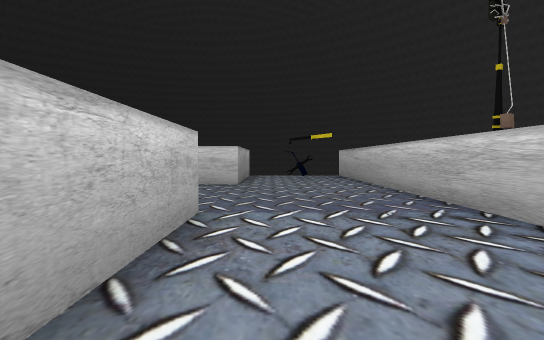
view 1 (above)

21 first-person views from a walk through a Unity game level. The camera is 1.5 m above the floor, tilts 2° down and sees 80° across. The floor is counted in squares, 2 m on a side. Each view is taken from the middle of a square. On the plan, view 1 faces up. The plan holds only what a view shows up to about 11 squares ahead; the rest is blank. The place goes on beyond the plan. The player character is not drawn. Some animated figures are left out. Some surface patterns are stand-ins.

view 2
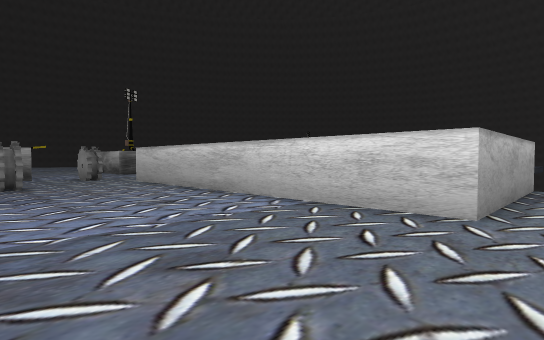

view 3
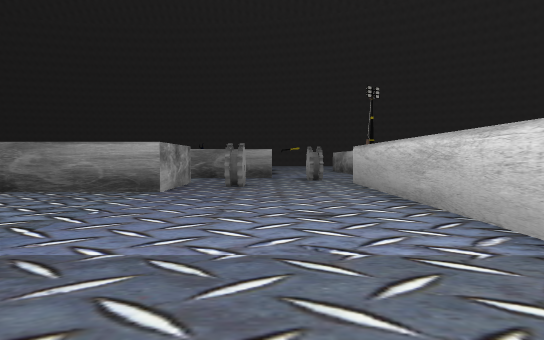

view 4
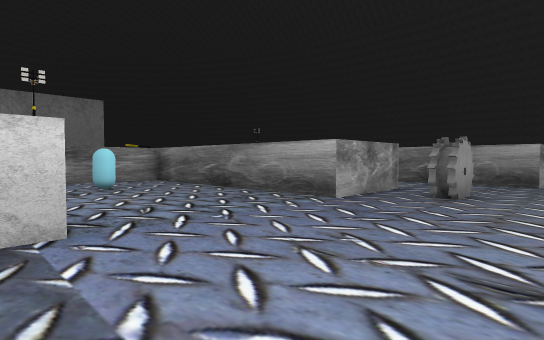

view 5
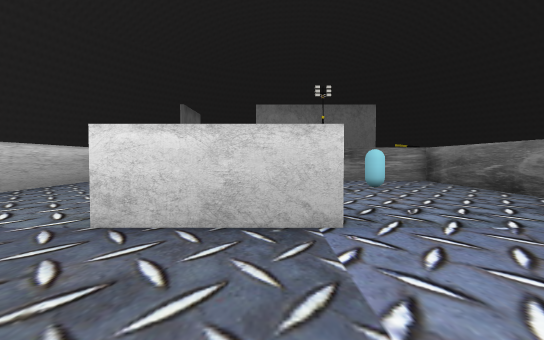

view 6
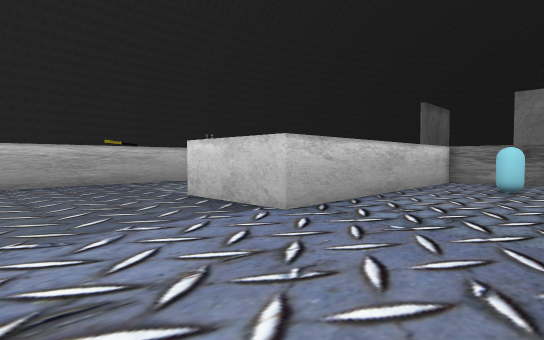

view 7
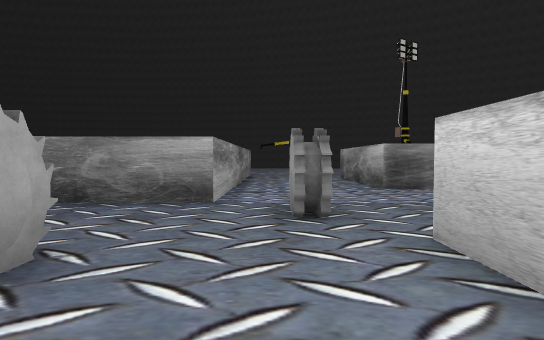

view 8
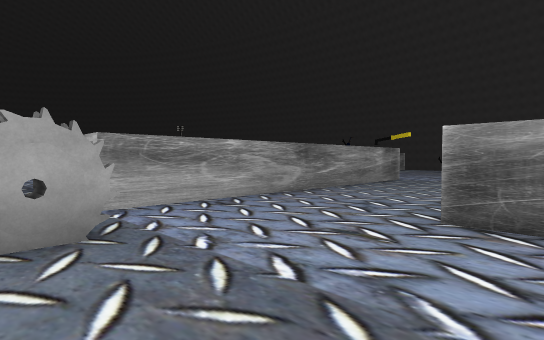

view 9
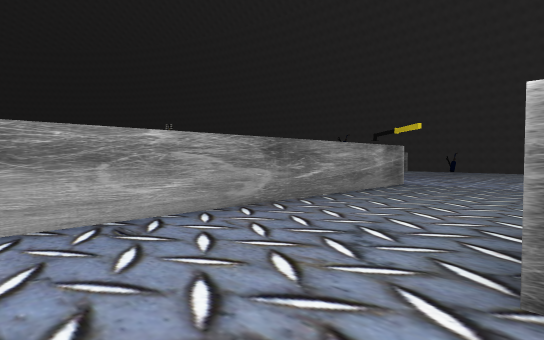

view 10
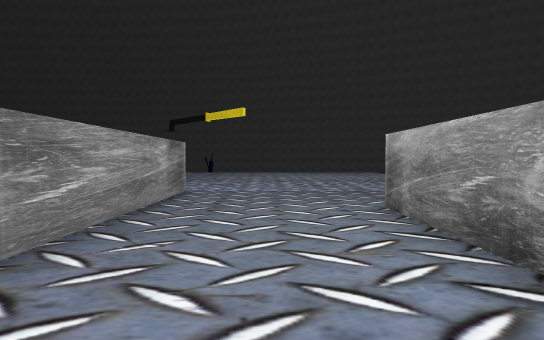

view 11
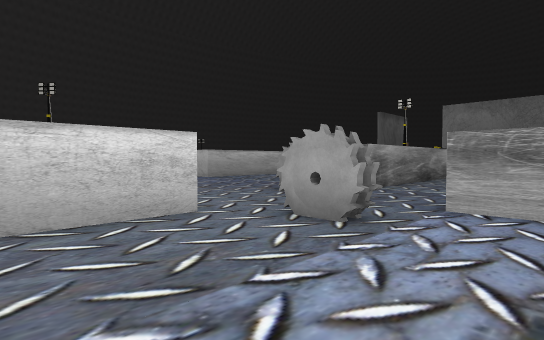

view 12
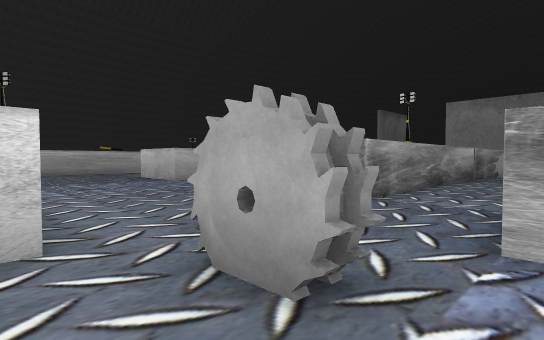

view 13
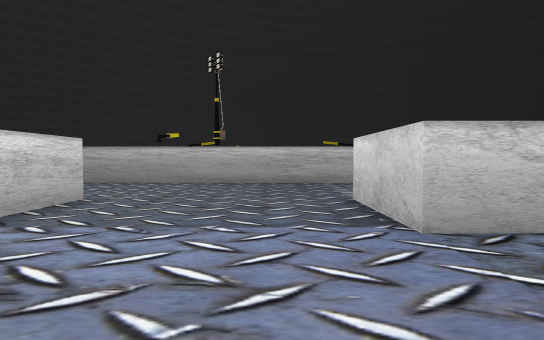

view 14
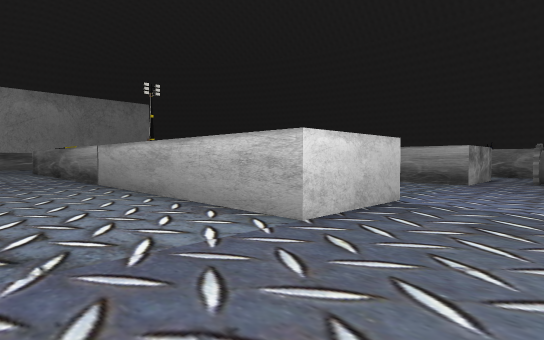

view 15
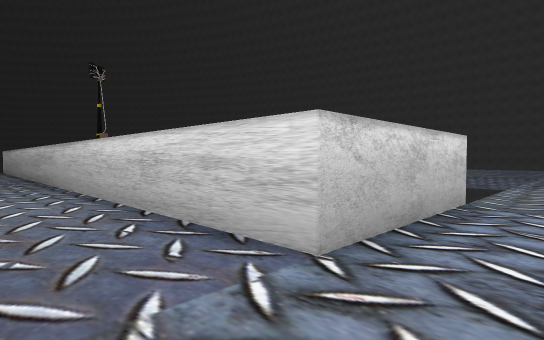

view 16
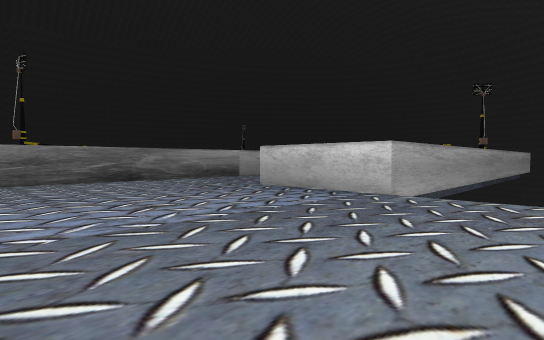

view 17
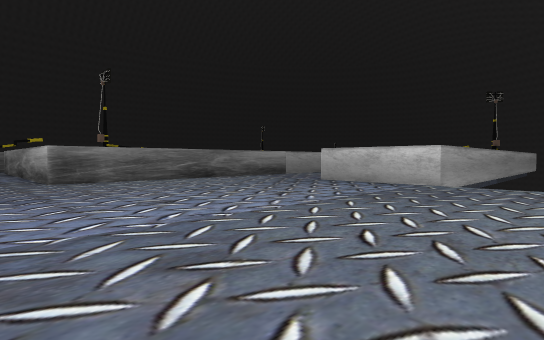

view 18
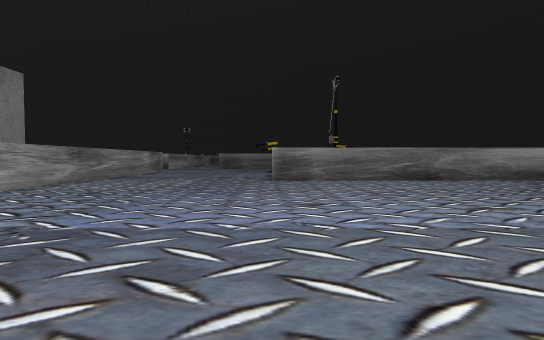

view 19
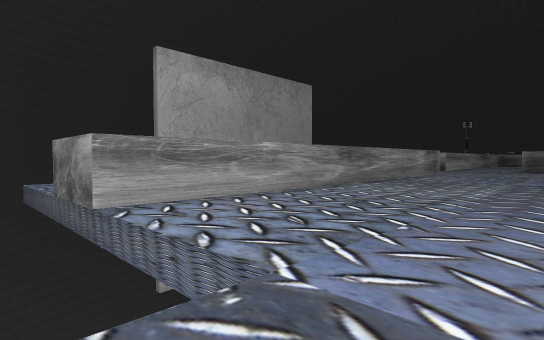

view 20
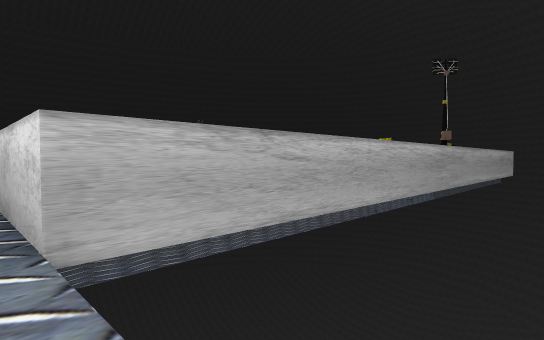

view 21
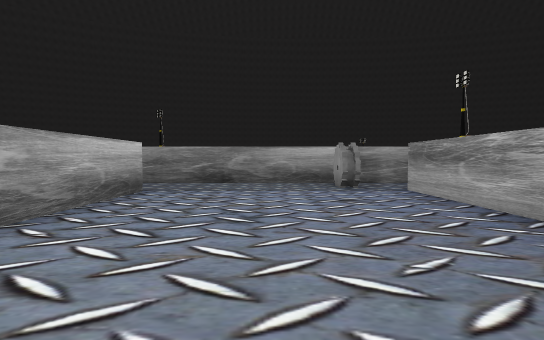

### Floor plan
Points are (right, up) in squares from view 1. A wall is a line through its corners. A room is listed if a view was taken in it or the views show most of it. See-through windows are left out.
Room 1 (views 1, 2, 3, 4, 5, 6, 7, 8, 9, 10, 11, 12, 13, 14, 15, 16, 17, 18, 19, 20)
walls: (-11, -5.2) (-11, -3.5); (-11, 4.5) (-8.2, 4.5) (-8.2, -3) (-3.8, -3) (-3.8, 4.5) (-1, 4.5) (-1, -13) (-3.6, -13); (-2.4, -19.2) (6.5, -19.2) (6.5, -20.5); (-22.5, 7) (-13.5, 7) (-13.5, 5.5); (-16, 12.1) (-16, 10.8) (-21, 10.8); (-1, 12.5) (-1, 9.5) (-11, 9.5) (-11, 11.8); (7, 6.6) (7, -5.5) (3, -5.5) (3, 11.9)
ways out: opening at (-12.5, -4.5) to room 2; opening at (-12.5, 5.5) to room 2; opening at (-21.7, 9)
objects: other object (-13, 8) to (-12, 8); other object (-10, 6); other object (-6, -1) to (-6, 0)
Room 2 (view 21)
walls: (-17.2, -4.3) (-13.2, -4.3); (-11, -3.5) (-11, 4.5); (-13.5, 5.5) (-13.5, 2) (-17.5, 2)
ways out: opening at (-12.5, -4.5) to room 1; opening at (-12.5, 5.5) to room 1
objects: other object (-13, -3) to (-12, -3)

Where each view was taken, in squares from view 1:
view 1: 0 up, 0 right, facing up
view 2: 5 up, 0 right, facing up-left
view 3: 7 up, 1 left, facing left
view 4: 8 up, 3 left, facing down-left
view 5: 8 up, 3 left, facing down
view 6: 8 up, 7 left, facing down-right
view 7: 8 up, 8 left, facing left
view 8: 12 up, 12 left, facing down-left
view 9: 11 up, 14 left, facing down-left
view 10: 9 up, 16 left, facing left
view 11: 12 up, 15 left, facing down-right
view 12: 10 up, 14 left, facing down-right
view 13: 6 up, 7 left, facing right
view 14: 7 up, 2 right, facing down-left
view 15: 7 down, 1 right, facing up-right
view 16: 12 down, 10 right, facing up-left
view 17: 15 down, 10 right, facing up-left
view 18: 13 down, 10 right, facing left
view 19: 14 down, 8 right, facing down-left
view 20: 6 down, 10 right, facing up-left
view 21: 1 down, 21 left, facing right
